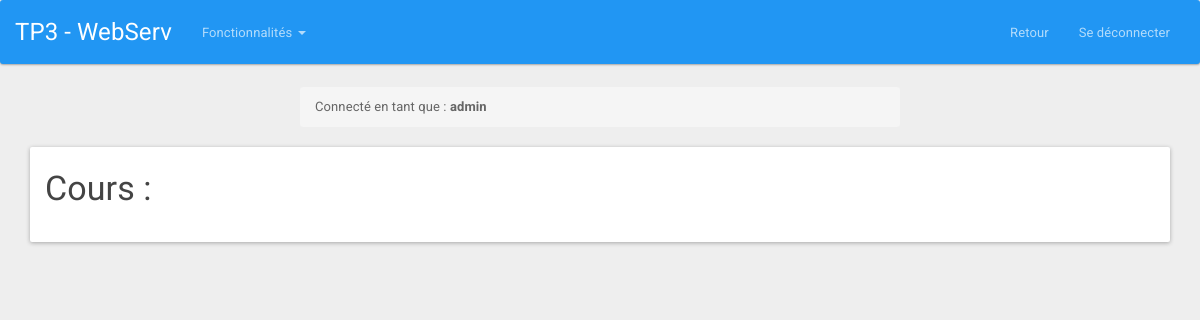
The page /index.php?page=practice (signed in) on the database as committed earlier.
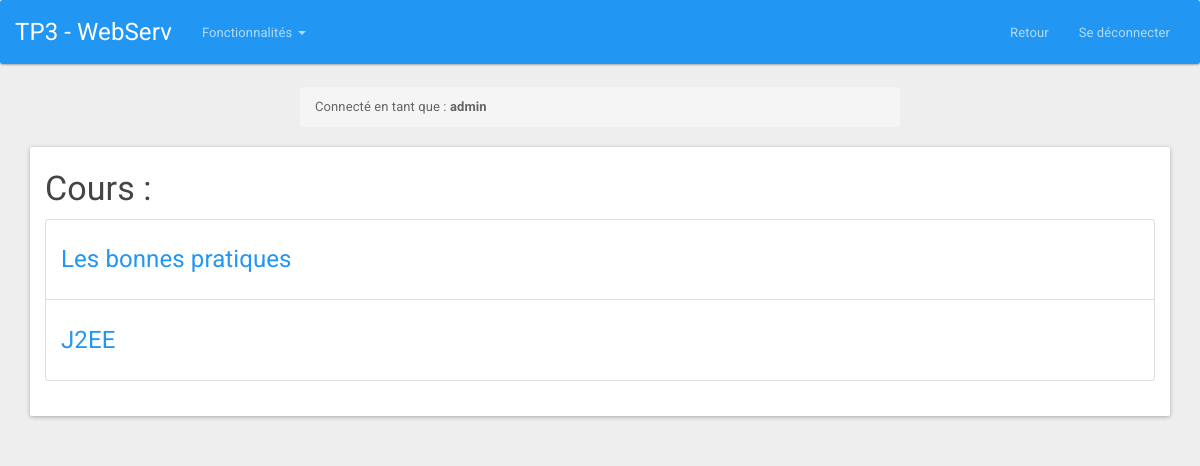
The same page on the database as committed later.
### tables this page shows
CREATE TABLE IF NOT EXISTS `practices` (
  `id` int(11) NOT NULL AUTO_INCREMENT,
  `name` varchar(255) NOT NULL,
  `path` varchar(255) NOT NULL,
  PRIMARY KEY (`id`)
);

### bddManager/PracticeDAO.php (called while the page is built, shortened)
<?php
class PracticeDAO
{
	function getPractices() {
		try
		{
			$resultat = mysqli_query($_SESSION['bdd'], 'SELECT * FROM practices');
			if (mysqli_num_rows($resultat) != '0')
			{
				$tab[0] = mysqli_fetch_assoc($resultat);
				if (mysqli_num_rows($resultat) > '0')
				{
					for ($i=1; $i<mysqli_num_rows($resultat); $i++)
					{
						array_push($tab, mysqli_fetch_assoc($resultat));
					}
				}
				return $tab;
			}
			else
			{
				return null;
			}
		}
		catch(Exception $e)
		{
			$_SESSION['error'] = 'Erreur requete BDD';
			$_SESSION['display_msg_error'] = true;
		}
	}
}
?>

### views/PracticeView.class.php (the view, shortened to what this page needs)
<?php
class PracticeView{
	public function getViewTop(){
		return '
		<ul class="breadcrumb col-md-6 col-md-offset-3 col-sm-8 col-sm-offset-2">
			<li>Connecté en tant que : <b>' .$_SESSION['username']. '</b></li>
		</ul>
		<div class="container">
			<div class="panel panel-default" style="margin-top:60px;">
				<div class="panel-body" style="padding-top: 0px;">
					<h3>Cours :</h3>
					<div class="list-group">';
					}
					public function getViewBottom(){
						return '
					</div>
				</div>
			</div>
		</div>
		';
	}
	public function getView()
	{
		$view = ''.$this->getViewTop().$this->getListe().$this->getViewBottom();
		return $view;
	}
	public function getListe(){
		$managerPractice = new PracticeDAO();
		$mesCours = $managerPractice->getPractices();
		$view = '';
		foreach ($mesCours as &$cours) {
			$view = $view.'<div class="list-group-item">
			<h4 class="text-primary"><a target="_blank" href="'.$cours['path'].'">'.$cours['name'].'</a></h4>
		</div>';
	}
	return $view;
}
}
?>

### index.php (shortened to what this page needs)
<?php
	include('controllers/MainController.class.php');
?>
<!DOCTYPE html>
<html lang="fr">
	<head>
		<link href="css/bootstrapM.css" type="text/css" rel="stylesheet" media="all"  />
	</head>
	<body>
		<?php
			$controller = new MainController();
		?>
	</body>
</html>

### controllers/MainController.class.php (shortened to what this page needs)
<?php
include('views/NavBarView.class.php');
include('views/PracticeView.class.php');
include('bddManager/PracticeDAO.php');
class MainController {
	function __construct() {
		$this->navBar();
		if ($this->isLogged())
		{
			if (isset($_GET['page']))
			{
				switch ($_GET['page'])
				{
					case 'practice':
					$this->practice();
					break;
					}
				}
				else
				{
					$this->profile();
				}
			}
			else
			{
				$this->login();
			}
		}
		function navBar() {
			$navBarView = new navBarView();
			echo $navBarView->getView();
		}
		function isLogged() {
			if (isset($_SESSION['isLogged']) AND $_SESSION['isLogged'] == true)
			{
				return true;
			}
			else
			{
				return false;
			}
		}
		function practice() {
			$practiceView = new PracticeView();
			echo $practiceView->getView();
		}
	}
	?>

### views/NavBarView.class.php (shortened to what this page needs)
<?php
	class navBarView{
		public function getView(){
			return '
				<nav class="navbar navbar-inverse">
				  <div class="container-fluid">
					<div class="navbar-header">
					  <button type="button" class="navbar-toggle collapsed" data-toggle="collapse" data-target="#bs-example-navbar-collapse-2">
						<span class="sr-only">Toggle navigation</span>
						<span class="icon-bar"></span>
						<span class="icon-bar"></span>
						<span class="icon-bar"></span>
					  </button>
					  <a class="navbar-brand" href="index.php">TP3 - WebServ</a>
					</div>
					<div class="collapse navbar-collapse" id="bs-example-navbar-collapse-2">
					  <ul class="nav navbar-nav">
						<li class="dropdown">
						  <a href="#" class="dropdown-toggle" data-toggle="dropdown" role="button" aria-expanded="false">Fonctionnalités <span class="caret"></span></a>
						  <ul class="dropdown-menu" role="menu">
							<li><a href="index.php">Informations</a></li>
							<li><a href="index.php?page=upload">Upload / Download de fichiers</a></li>
							<li><a href="index.php?page=practice">Les bonnes pratiques en PHP</a></li>
						  </ul>
						</li>
					  </ul>
					  <ul class="nav navbar-nav navbar-right">
						<li><a href="index.php">Retour</a></li>
						<li><a href="index.php?page=logout">Se déconnecter</a></li>
					  </ul>
					</div>
				  </div>
				</nav>
			';
		}
	}
?>

Rows that differ between the two databases and show on the page:
added practices: name "Les bonnes pratiques"
added practices: name "J2EE"
